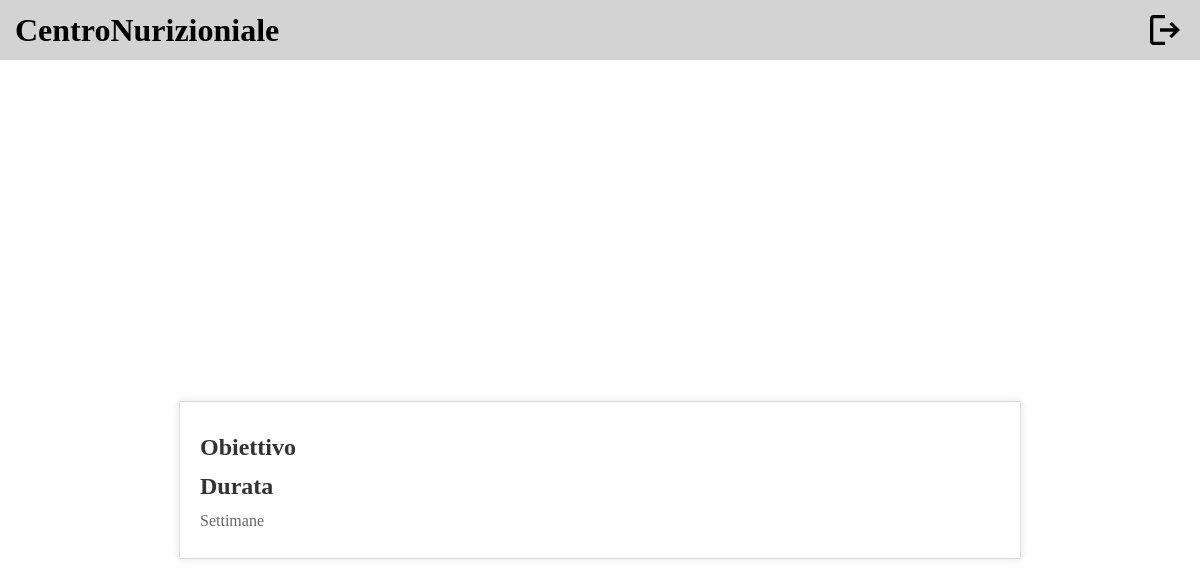
Page /public/ultimaPrescrizione.php (signed in) on the earlier database version.
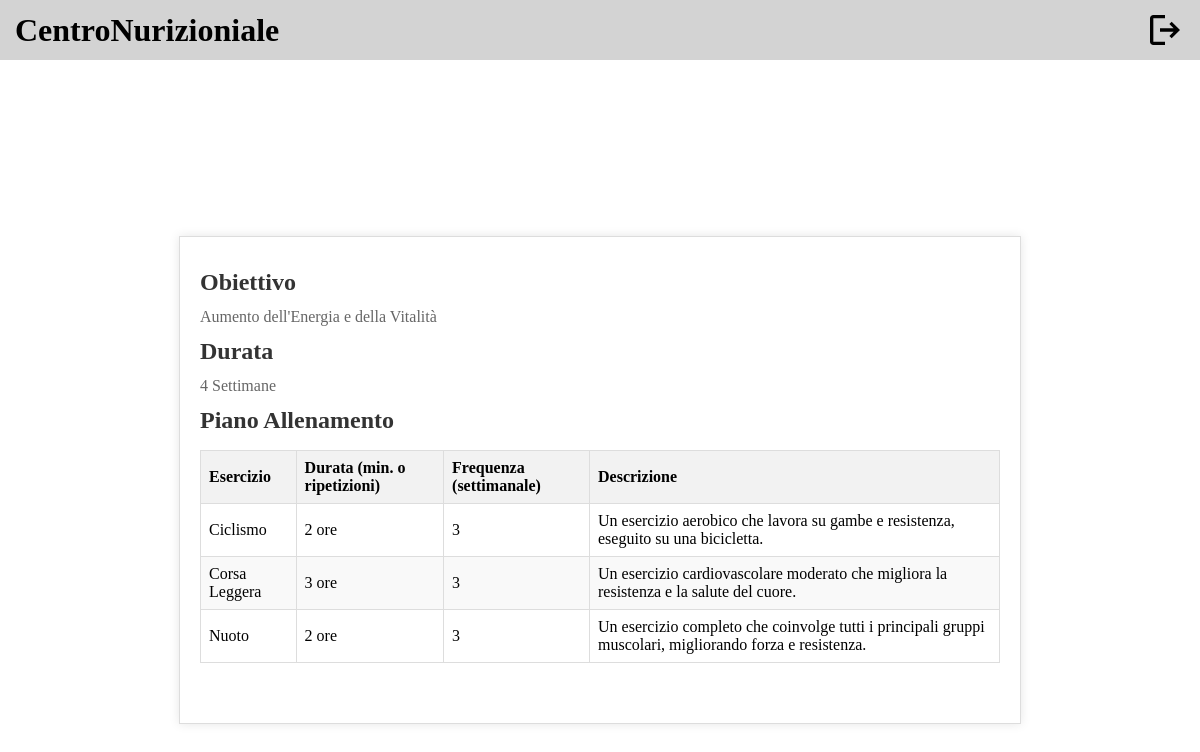
Same page on the later database version.
### tables this page shows
CREATE TABLE `consulenza` (
  `IDNutrizionista` int(11) NOT NULL,
  `IDCliente` int(11) NOT NULL,
  `OraInizio` time NOT NULL,
  `Giorno` date NOT NULL,
  `CodiceScheda` int(11) NOT NULL,
  `OraFine` time NOT NULL,
  `Completa` char(1) NOT NULL,
  `Presenza` char(1) DEFAULT NULL,
  `Online` char(1) DEFAULT NULL,
  `Tipo` varchar(20) NOT NULL
);

CREATE TABLE `obiettivo` (
  `Descrizione` varchar(100) NOT NULL,
  `CodiceObiettivo` int(11) NOT NULL
);

CREATE TABLE `scheda` (
  `CodiceScheda` int(11) NOT NULL,
  `dataInizioValidita` date NOT NULL,
  `Durata` int(11) NOT NULL,
  `IDCliente` int(11) NOT NULL,
  `CodiceObiettivo` int(11) NOT NULL
);

CREATE TABLE `esercizio_in_tabella` (
  `CodiceScheda` int(11) NOT NULL,
  `CodTabAll` int(11) NOT NULL,
  `Posizione` int(11) NOT NULL,
  `FrequenzaSettimanale` varchar(100) NOT NULL,
  `Durata` varchar(100) NOT NULL,
  `NomeEsercizio` varchar(50) NOT NULL
);

CREATE TABLE `esercizio` (
  `NomeEsercizio` varchar(50) NOT NULL,
  `Descrizione` varchar(255) NOT NULL
);

### db/database.php (called while the page is built, shortened)
<?php
require_once ("schedaTable.php");
class DatabaseConnection
{
    private $schedaTable;
    public function __construct($servername, $username, $password, $dbname, $port)
    {
        $this->db = new mysqli($servername, $username, $password, $dbname, $port);
        $this->schedaTable = new SchedaTable($this->db);
    }
    public function getSchedaTable(){
        return $this->schedaTable;
    }
}

### bootstrap.php (called while the page is built, shortened)
<?php
require_once ("db/database.php");
$dbh = new DatabaseConnection("localhost", "root", "", "centronutrizionale", 3306);
?>

### db/schedaTable.php (called while the page is built, shortened)
<?php
class SchedaTable
{
    private $db;
    public function __construct($db)
    {
        $this->db = $db;
    }
    public function getActualScheda($idCliente)
    {
        $stmt = $this->db->prepare("SELECT c.CodiceScheda, s.DataInizioValidita, s.Durata, o.Descrizione AS Obiettivo
                                    FROM consulenza c
                                    JOIN scheda s ON c.CodiceScheda = s.CodiceScheda
                                    LEFT JOIN obiettivo o ON s.CodiceObiettivo = o.CodiceObiettivo
                                    WHERE c.IDCliente=? AND c.Completa='s'
                                    ORDER BY c.Giorno DESC, c.OraInizio DESC
                                    LIMIT 1");
        $stmt->bind_param('i', $idCliente);
        $stmt->execute();
        $result = $stmt->get_result();
        return $result->fetch_all(MYSQLI_ASSOC);
    }
    public function getAlimentiTableFromScheda($codScheda)
    {
        $stmt = $this->db->prepare("SELECT ap.NomeAlimento, ap.QuantitaPrescr, app.NomePasto, aa.NomeAlimento AS NomeAlimentoAlter, aa.QuantitaAlter
                                    FROM scheda s
                                    JOIN tabella_pasto t ON s.CodiceScheda = t.CodiceScheda
                                    LEFT JOIN alimento_prescritto ap ON t.CodTabPasti = ap.CodTabPasti
                                    LEFT JOIN alimento_alternativo aa ON t.CodTabPasti = aa.Pos_CodTabPasti
                                                                      AND ap.NomeAlimento = aa.Pos_NomeAlimento
                                                                      AND ap.QuantitaPrescr = aa.Pos_QuantitaPrescr
                                    LEFT JOIN appartiene app ON t.CodTabPasti = app.CodTabPasti
                                                             AND ap.NomeAlimento = app.NomeAlimento
                                                             AND ap.QuantitaPrescr = app.QuantitaPrescr
                                    WHERE s.CodiceScheda = ? ");
        $stmt->bind_param('i', $codScheda);
        $stmt->execute();
        $result = $stmt->get_result();
        return $result->fetch_all(MYSQLI_ASSOC);
    }
    public function getEserciziTableFromScheda($codScheda)
    {
        $stmt = $this->db->prepare("SELECT t.FrequenzaSettimanale, t.Durata, t.NomeEsercizio, e.Descrizione
                                    FROM scheda s
                                    JOIN tabella_allenamento ta ON s.CodiceScheda = ta.CodiceScheda
                                    LEFT JOIN esercizio_in_tabella t ON ta.CodTabAll = t.CodTabAll
                                    LEFT JOIN esercizio e ON t.NomeEsercizio = e.NomeEsercizio
                                    WHERE t.CodiceScheda = ?");
        $stmt->bind_param('i', $codScheda);
        $stmt->execute();
        $result = $stmt->get_result();
        return $result->fetch_all(MYSQLI_ASSOC);
    }
    public function getConsigliTableFromScheda($codScheda)
    {
        $stmt = $this->db->prepare("SELECT c.Descrizione
                                    FROM scheda s
                                    JOIN tabella_consiglo t ON s.CodiceScheda = t.CodiceScheda
                                    LEFT JOIN consiglio c ON t.CodTabCons = c.CodTabCons
                                    WHERE s.CodiceScheda = ?");
        $stmt->bind_param('i', $codScheda);
        $stmt->execute();
        $result = $stmt->get_result();
        return $result->fetch_all(MYSQLI_ASSOC);
    }
}
?>

### schedaAttuale.php (called while the page is built)
<?php
require_once("bootstrap.php");
if(isUserLoggedIn()){
    $templateparams["scheda"] = $dbh->getSchedaTable()->getActualScheda($_SESSION["id"]);
    $templateparams["tabAlimenti"] = $dbh->getSchedaTable()->getAlimentiTableFromScheda($templateparams["scheda"][0]["CodiceScheda"]);
    $templateparams["tabEsercizi"] = $dbh->getSchedaTable()->getEserciziTableFromScheda($templateparams["scheda"][0]["CodiceScheda"]);
    $templateparams["tabConsigli"] = $dbh->getSchedaTable()->getConsigliTableFromScheda($templateparams["scheda"][0]["CodiceScheda"]);
} else{
    header("Location: login.php");
}
?>

### public/ultimaPrescrizione.php (the view, shortened to what this page needs)
<!DOCTYPE html>
<html lang="it">
<head>
    <link rel="stylesheet" href="../template/header/header.css">
    <link rel="stylesheet" href="styles/singolaPrescrizione.css">
</head>
<body>
    <?php include ("../template/header/headerCliente.html");
    require ("../schedaAttuale.php"); ?>
    <div>
        <h2>Obiettivo</h2>
        <p><?php echo $templateparams["scheda"][0]["Obiettivo"]; ?></p>
        <h2>Durata</h2>
        <p><?php echo $templateparams["scheda"][0]["Durata"]; ?> Settimane</p>
        <?php if(!empty($templateparams["tabEsercizi"])): ?>
        <h2>Piano Allenamento</h2>
        <table border="1">
            <thead>
                <tr>
                    <th>Esercizio</th>
                    <th>Durata (min. o ripetizioni)</th>
                    <th>Frequenza (settimanale)</th>
                    <th>Descrizione</th>
                </tr>
            </thead>
            <tbody>
                <?php foreach($templateparams["tabEsercizi"] as $esercizio): ?>
                <tr>
                    <td><?php echo $esercizio["NomeEsercizio"] ?></td>
                    <td><?php echo $esercizio["Durata"] ?></td>
                    <td><?php echo $esercizio["FrequenzaSettimanale"] ?></td>
                    <td><?php echo $esercizio["Descrizione"] ?></td>
                </tr>
                <?php endforeach; ?>
            </tbody>
        </table>
        <?php endif; ?>
    </div>
</body>
</html>

### template/header/header.css (style rules this page uses)
header h1 { margin: 0; }
header { display: flex; height: 60px; background-color: lightgray; justify-content: space-between; align-content:end; position: fixed; left: 0; right: 0; top: 0; }
.logout, .logo { display: flex; align-items: center; }
.logo { margin-left: 15px; }
.logout { margin-right: 15px; }
.logout img { height: 40px; }

### public/styles/singolaPrescrizione.css (style rules this page uses)
body { margin: 80px 0px 0px 0px; padding: 0; display: flex; justify-content: center; align-items: center; min-height: 100vh; }
body>div { background-color: #fff; padding: 20px; border: 1px solid #ddd; box-shadow: 0 0 10px rgba(0, 0, 0, 0.1); width: 90%; max-width: 800px; margin: 20px; }
h2 { font-size: 1.5em; margin-top: 0.5em; margin-bottom: 0.5em; color: #333; }
p, li { font-size: 1em; margin: 0.5em 0; color: #666; }
table { width: 100%; border-collapse: collapse; margin-top: 1em; margin-bottom: 2.5em; }
table, th, td { border: 1px solid #ddd; }
th, td { padding: 8px; text-align: left; }
th { background-color: #f2f2f2; }
tr:nth-child(even) { background-color: #f9f9f9; }

Differences in the rows shown:
added consulenza: obiettivo.Descrizione "Aumento dell'Energia e della Vitalità", CodiceScheda.Durata "4"
added esercizio_in_tabella: NomeEsercizio "Ciclismo", Durata "2 ore", FrequenzaSettimanale "3", NomeEsercizio.Descrizione "Un esercizio aerobico che lavora su gambe e resistenza, eseguito su una bicicletta."
added esercizio_in_tabella: NomeEsercizio "Corsa Leggera", Durata "3 ore", FrequenzaSettimanale "3", NomeEsercizio.Descrizione "Un esercizio cardiovascolare moderato che migliora la resistenza e la salute del cuore."
added esercizio_in_tabella: NomeEsercizio "Nuoto", Durata "2 ore", FrequenzaSettimanale "3", NomeEsercizio.Descrizione "Un esercizio completo che coinvolge tutti i principali gruppi muscolari, migliorando forza e resistenza."
Other differences:
text now shown: "Piano Allenamento Esercizio Durata (min. o ripetizioni) Frequenza (settimanale) Descrizione"
